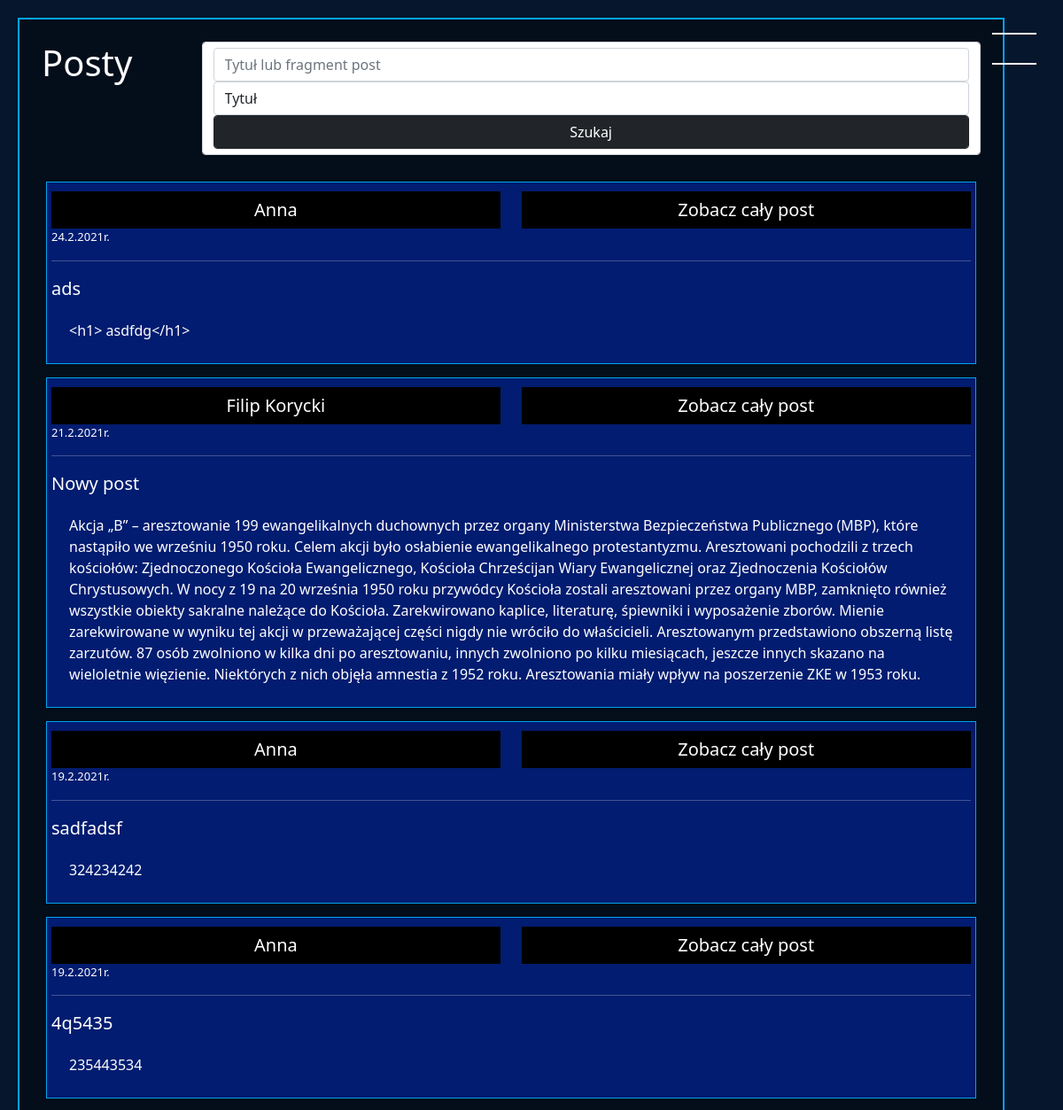
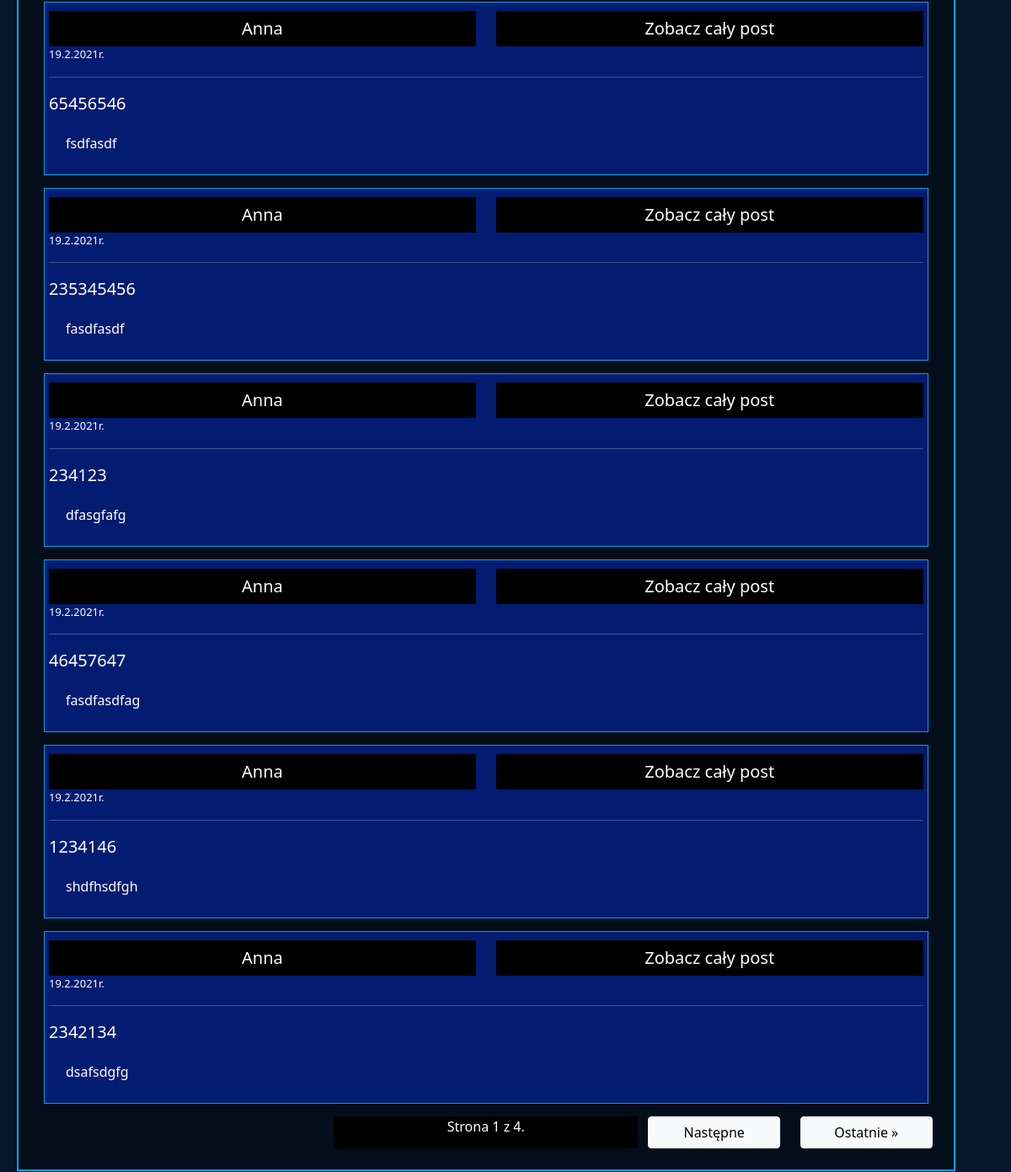
Page /posts (signed in) on the earlier database version (2 pictures, top to bottom).
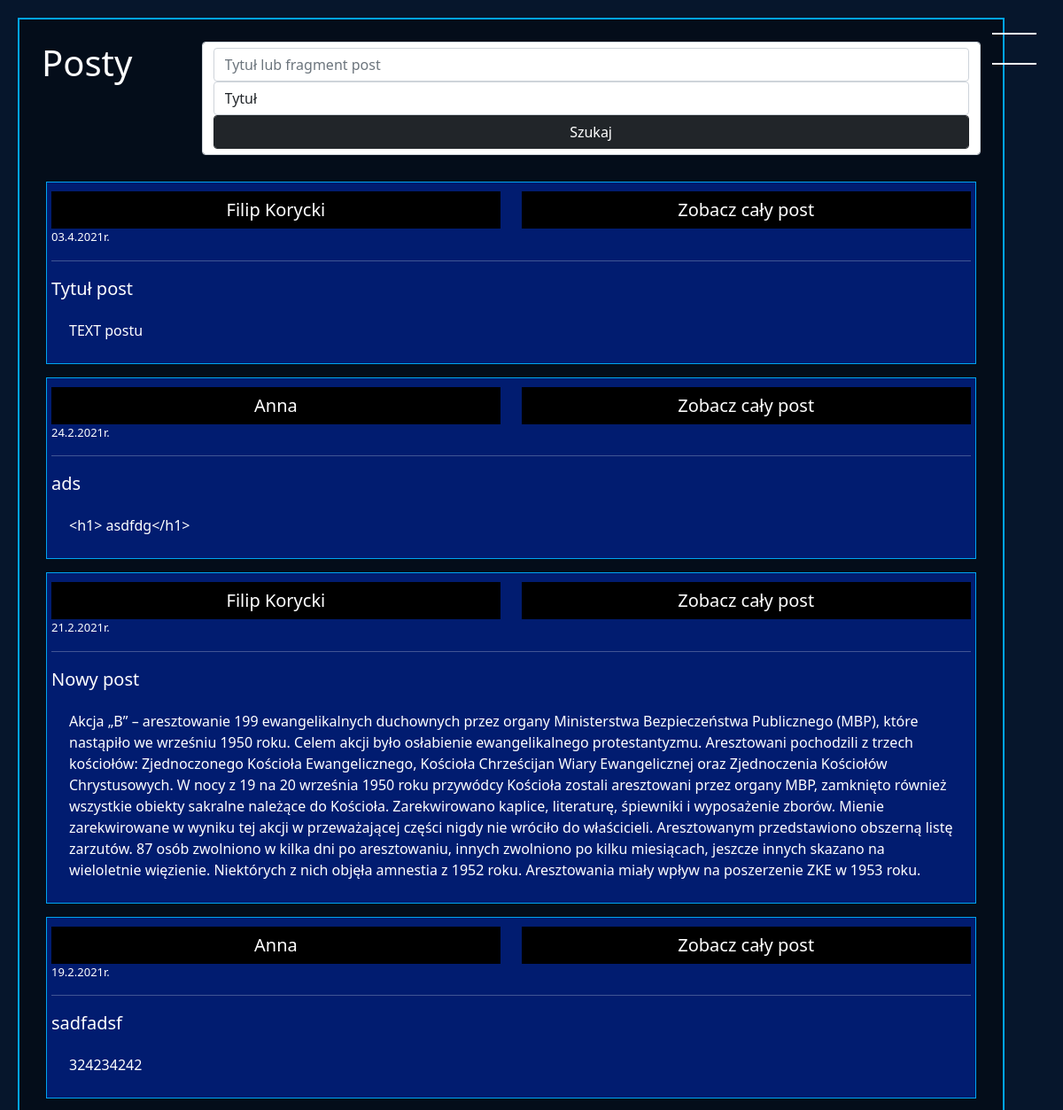
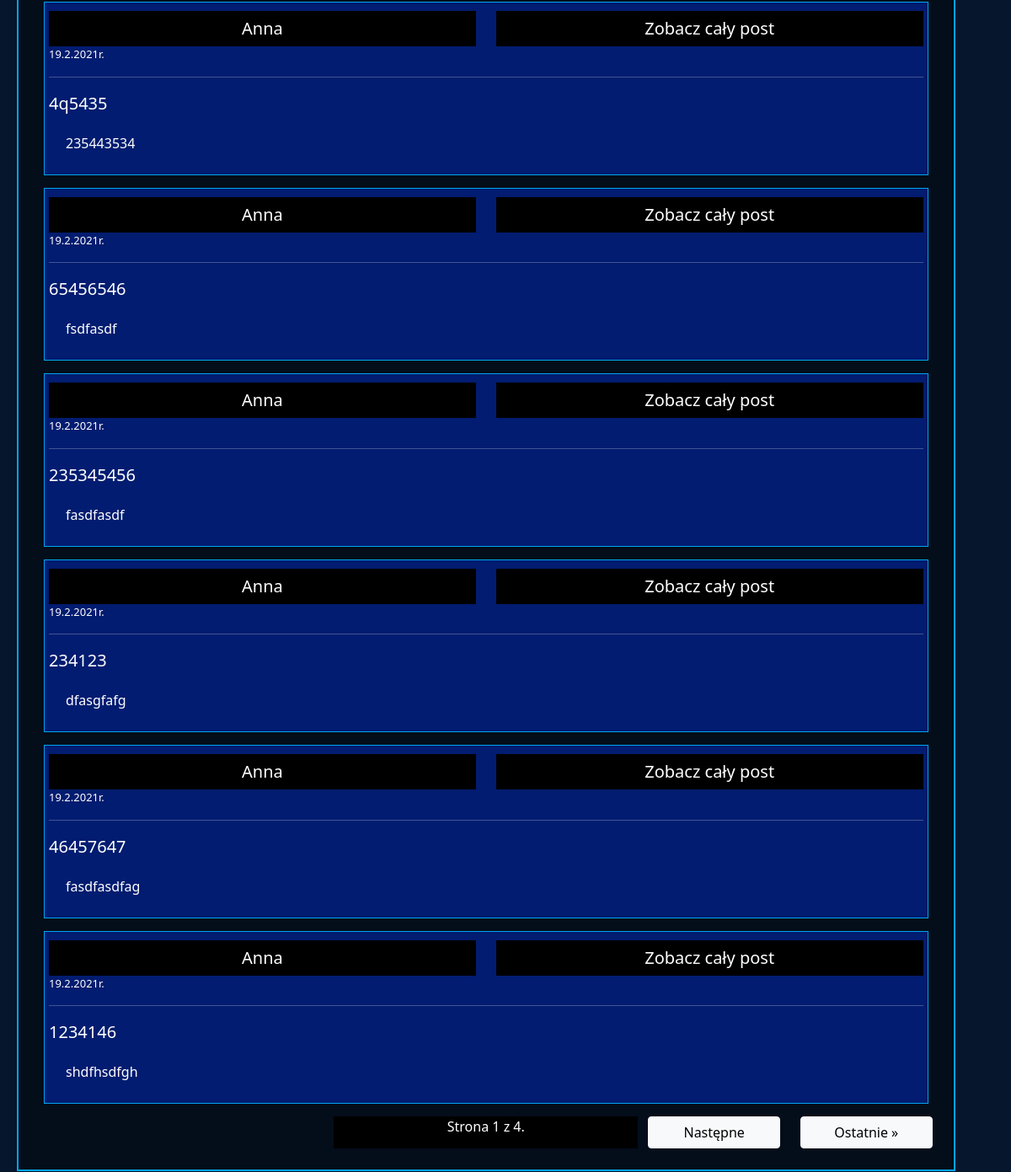
Same page on the later database version (2 pictures, top to bottom).
### blog/models.py (models this page shows, shortened)
class Post(models.Model):
    owner =  models.ForeignKey("Profile", on_delete=models.CASCADE)
    date = models.DateField(auto_now_add=True)
    date_time = models.DateTimeField(auto_now_add=True)
    title = models.CharField(max_length=200)
    text = models.CharField(max_length=4000)
    comments = models.ManyToManyField("Post_comment", related_name='+')
    class Meta:
        ordering = ["-date","-date_time"]

class Profile(models.Model):
    user = models.OneToOneField(User, null=True, on_delete=models.CASCADE)
    birth_date = models.DateField(blank=True,null=True)
    description = models.TextField(blank=True,null=True)
    first_name = models.CharField(blank=True, null=True, max_length=40)
    last_name = models.CharField(blank=True, null=True, max_length=40)
    country = models.CharField(blank=True, null=True, max_length=40)
    city = models.CharField(blank=True, null=True, max_length=40)
    height = models.DecimalField(blank=True,null=True, decimal_places=0, max_digits=120)
    weight = models.DecimalField(blank=True,null=True, decimal_places=0, max_digits=120)
    gender = models.CharField(blank=True,null=True, max_length=222)
    friends = models.ManyToManyField('self', blank=True)
    images = models.ManyToManyField("ProfileImage", related_name='+',blank=True)
    chats = models.ManyToManyField("ChatBox", related_name='+',blank=True)
    posts = models.ManyToManyField("Post", related_name='+',blank=True)
    def get_name(self):
        if self.first_name and self.last_name:
            return str(str(self.first_name)+" "+str(self.last_name)) #+" ("+str(self.user.username)+")"
        elif self.first_name:
            return self.first_name
        else:
            return self.user.username

### blog/views.py (the view, shortened to what this page needs)
# urls.py: path("posts", views.PostsView.as_view(), name="posts"),
class PostsView(View):
    def get(self, request):
        user = request.user.profile
        posts= []
        def myFunc(e):
            e.date_time
            return e.date_time
        for friend in user.friends.all():
            for post in friend.posts.all():
                posts.append(post)
        posts.sort(reverse=True, key=myFunc)
        paginator = Paginator(posts, 10)
        page_number = request.GET.get('page')
        posts = paginator.get_page(page_number)
        context={
            'profile':user,
            'posts':posts,
        }
        return render(request, "blog/posts.html", context)

### blog/templates/blog/posts.html (shortened to what this page needs)
{% extends "blog/base.html"%}
{%load static%}
{%block content%}
<div class="background_v1" >
    <div class="row">
        <div class="col-sm-12 col-md-2"><h1 style="color:white;">Posty</h1></div>
        <div class="col-sm-12 col-md-10">
        <form action="{% url 'posts' %}"method="POST" class="form-control">
            <input type="text" name="title" placeholder="Tytuł lub fragment post" class="form-control"/>
            <select name="title2" class="form-control">
                <option value="title" class="form-control">Tytuł</option>
            </select>
            <button type="submit" class="form-control btn btn-dark">Szukaj</button>
        </form>
        </div>
    </div>
    <div class="profile_posts_box2" >
        {%for post in posts%}
            <div class="profile_post">
                 <div class="profile_post_title">
                    <div class="row">
                        <div class="col-sm-6">
                        <a href="{%url 'profile' post.owner.id %}"
                        class="my-button" style="margin-top:5px;"
                        >{{post.owner.get_name}}</a>
                        </div>
                        <div class="col-sm-6">
                        <a href="{%url 'post' post.id %}" style="margin-top:5px;"
                        class="my-button" >Zobacz cały post</a>
                        </div>
                    </div>
                </div>
                <div class="profile_post_date">{{post.date| date:"d.n.Y"}}r.</div>
                 <hr />
                <div class="profile_post_title">{{post.title}}</div>
                <div class="profile_post_text">{{post.text}}</div>
            </div>
        {%endfor%}
    </div>
    <div class="pagination row">
        {% if posts.has_previous %}
            <div class="col-md-12 col-lg-2">
            <a class="pagiantion_obj btn btn-light"
             href="?page=1">&laquo; Pierwsze</a>
            </div>
            <div class="col-md-12 col-lg-2">
            <a class="pagiantion_obj btn btn-light"
            href="?page={{ posts.previous_page_number }}">Poprzednie</a>
            </div>
        {%else%}
            <div class="pagination_obj col-md-12 col-lg-2" style="height:1px;"></div>
            <div class="pagination_obj col-md-12 col-lg-2" style="height:1px;"></div>
        {% endif %}
        <div class="pagiantion_obj pagination_number col-sm-12 col-md-4" >
            Strona {{ posts.number }} z {{ posts.paginator.num_pages }}.
        </div>
        {% if posts.has_next %}
            <div class="col-md-12 col-lg-2">
            <a class="pagiantion_obj btn btn-light pagiantion_obj"
            href="?page={{ posts.next_page_number }}">Następne</a>
            </div>
            <div class="col-md-12 col-lg-2">
            <a class="pagiantion_obj btn btn-light pagiantion_obj"
            href="?page={{ posts.paginator.num_pages }}">Ostatnie &raquo;</a>
             </div>
        {% endif %}
    </div>
</div>
{% endblock %}

### blog/templates/blog/base.html (shortened to what this page needs)
{% load static %}
<!doctype html>
<html lang="en">
  <head>
    <link href="https://cdn.jsdelivr.net/npm/bootstrap@5.0.0-beta1/dist/css/bootstrap.min.css" rel="stylesheet">
    <link rel ="stylesheet" href="{% static 'style.css' %}">
    <link rel ="stylesheet" href="{% static 'style_base.css' %}">
    <link rel="stylesheet" href="https://cdnjs.cloudflare.com/ajax/libs/font-awesome/4.7.0/css/font-awesome.min.css">
  </head>
  <body>
    <div class="main_content" id="main_content">
        <div class="toggle" onclick='toggle()'></div>
        {%block content%}
        {% endblock %}
    </div>
    <nav id="navigation_main">
        <ul>
            {% if user.is_authenticated%}
              <li class="nav-item ">
              <a class="nav-link" href="{% url 'mainpage' %}">Strona główna</a>
              </li>
              <li class="nav-item ">
              <a class="nav-link" href="{% url 'posts' %}">Posty</a>
              </li>
              <li class="nav-item ">
              <a class="nav-link" href="{% url 'profile' user.profile.id %}">Profil</a>
              </li>
              <li class="nav-item ">
                <a class="nav-link"  href="{% url 'friend_list' user.profile.id %}">
                </a>
              </li>
              <li class="nav-item ">
                <a class="nav-link"  href="{% url 'find_friend'%}">Znajdz znajomego</a>
              </li>
              <li class="nav-item ">
                <a class="nav-link"   href="{% url 'all_chats' %}">Czat
                {% if  new_messages%}  {{new_messages}} {%endif%}</a>
              </li>
              {%endif%}
              {% if user.is_authenticated%}
              <li class="nav-item ">
                <a class="nav-link"  href="{% url 'logout' %}">Wyloguj</a>
              </li>
              {%endif%}
        </ul>
    </nav>
  </body>
</html>

### static/style.css (style rules this page uses)
* { box-sizing: border-box; margin:0; padding:0; }
:root { --ramka: rgb(0, 164, 240); --message-button: rgb(17, 0, 255); --background: black; --h: white; --body-text: white; --card-title: rgb(255, 255, 255); --card-body: rgb(68, 0, 255); --my-message: rgb(0, 34, 128); --other-message: rgb(0, 195, 255); --main-p-desc:rgba(2, 30, 121, 0.9); --bg-v1:rgba(0, 0, 0, 0.4); --btn-text: white; --btn-hover: crimson; --btn-border:black; --btn-bg: black; --profile:rgba(2, 30, 121, 0.9); --all-chats-chat:white; --last-message: rgb(68, 0, 255); --profile-posts-box:rgba(0, 0, 0, 0.4); }
body { background-repeat: no-repeat; background-size: cover; background: var(--background); color: var(--body-text); }
h1,h2,h3,h4,h5 { color:var(--h); }
.background_v1 { border: solid 2px var(--ramka); padding: 25px; background-color: var(--bg-v1); min-height: 800px; width: 96%; }
.btn { width:100%; }
.profile_posts_box2 { width:100%; margin-top: 10px; padding:5px; }
.profile_post { width:100%; height:77%; padding:5px; margin-top: 15px; border:solid 1px var(--ramka); background-color:var(--profile); }
.profile_post_title { font-size: 20px; }
.profile_post_date { font-size: 13px; }
.profile_post_text { padding:20px; }
.my-button { display: inline-block; text-align: center; padding:5px; background-color:var(--btn-bg); border:none; color:var(--btn-text); font-size: 20px; transition: background-color 1s, color 1s; text-decoration: none; width: 100%; border: solid 1px var(--btn-border); }
.pagination { margin-top: 10px; }
.pagination_number { background-color: var(--btn-bg); color:var(--btn-text); text-align: center; }

### static/style_base.css (style rules this page uses)
.main_content { position:relative; width:100%; min-height: 100vh; z-index: 2; background: rgb(6, 22, 44); transition: 0.6s; padding:20px; }
.toggle { z-index: 34000; position:fixed; top:30px; right:30px; width:50px; height:50px; cursor:pointer; }
.toggle:before { content:''; position:absolute; width: 100%; top:7px; height: 2px; background-color: #fff; }
.toggle:after { content:''; position:absolute; width: 100%; bottom:7px; height: 2px; background-color: #fff; }
#navigation_main { position:fixed; top:0; right:0px; width:400px; height:100vh; background: #40c3ff; z-index: 1; display:grid; place-items: center; transition: 0.5s; }
#navigation_main>ul>li { list-style-type: none; }
#navigation_main>ul>li>a { margin-top: 10px; font-size: 40px; text-align: center; color:white; border-radius: 20px 0px 20px 20px; transition: all 0.6s, font-weight 0s; }

Differences in the rows shown:
no longer on this page (row unchanged): Post: owner.get_name "Anna", date "19.2.2021", title "2342134", text "dsafsdgfg"
added Post: owner.get_name "Filip Korycki", date "03.4.2021", title "Tytuł post", text "TEXT postu"
